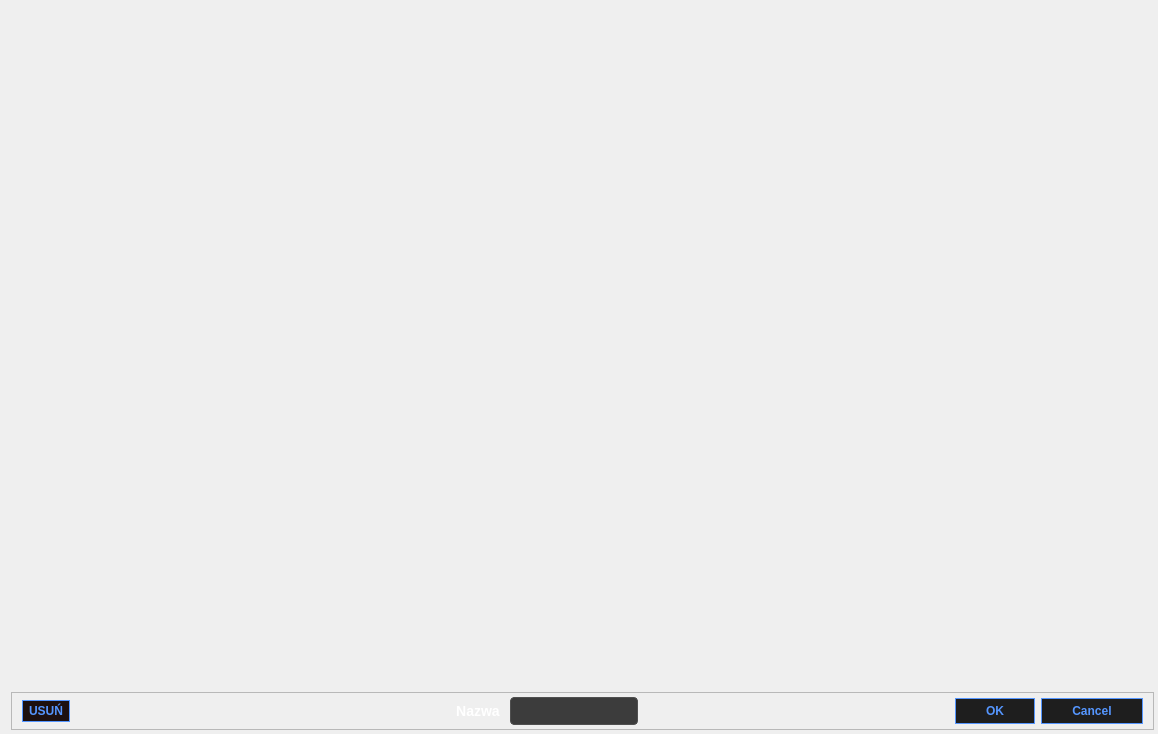
<?xml version="1.0" encoding="UTF-8"?>
<ui version="4.0">
 <class>ConfigDialog</class>
 <widget class="QDialog" name="ConfigDialog">
  <property name="geometry">
   <rect>
    <x>0</x>
    <y>0</y>
    <width>1158</width>
    <height>734</height>
   </rect>
  </property>
  <property name="minimumSize">
   <size>
    <width>0</width>
    <height>0</height>
   </size>
  </property>
  <property name="windowTitle">
   <string>Dialog</string>
  </property>
  <property name="autoFillBackground">
   <bool>true</bool>
  </property>
  <property name="styleSheet">
   <string notr="true">#configdialog{
	background: rgb(47, 47, 47);
	border-radius: 5px;
	border: 4px solid rgb(34, 98, 108)
}

QPushButton {
	background-color: rgb(30, 30, 30);
	border: 1px solid rgb(85, 150, 255);
	color: rgb(85, 150, 255);
	padding: 4px 10px;
	font: 75 10pt &quot;Segoe UI&quot;;
	font-weight: 500;
padding: 5px 25px;
}
QPushButton::hover {
	background-color: rgb(85, 150, 255);
	border: 1px solid rgb(30, 30, 30);
	font: 75 10pt &quot;Segoe UI&quot;;
	color: rgb(30, 30, 30);
	border-radius:5px;
	font-weight: 500;
}

QPushButton::disabled {
	color:rgb(30, 47, 103);
	background-color:rgb(85, 106, 132);
	border: 1px solid rgb(7, 23, 59);
	border-radius: 10px;
	font-size: 14px;
}
</string>
  </property>
  <property name="sizeGripEnabled">
   <bool>false</bool>
  </property>
  <property name="modal">
   <bool>false</bool>
  </property>
  <layout class="QVBoxLayout" name="verticalLayout" stretch="1,0">
   <property name="spacing">
    <number>0</number>
   </property>
   <property name="rightMargin">
    <number>4</number>
   </property>
   <property name="bottomMargin">
    <number>4</number>
   </property>
   <item>
    <widget class="QWidget" name="connectionContainer" native="true">
     <layout class="QVBoxLayout" name="connectionLayout">
      <property name="spacing">
       <number>0</number>
      </property>
      <property name="leftMargin">
       <number>0</number>
      </property>
      <property name="topMargin">
       <number>0</number>
      </property>
      <property name="rightMargin">
       <number>0</number>
      </property>
      <property name="bottomMargin">
       <number>0</number>
      </property>
     </layout>
    </widget>
   </item>
   <item alignment="Qt::AlignBottom">
    <widget class="QFrame" name="frame">
     <property name="styleSheet">
      <string notr="true">QLabel {
	color:white;
	font-size:12px;
}

QLabel::disabled{
	color: rgb(171, 171, 171);
	font-size:12px;
}
QCheckBox {
	color:white;
	font-weight:500;
}

QCheckBox::disabled {
	color:rgb(171, 171, 171);
}
QPushButton {
	background-color: rgb(30, 30, 30);
	border: 1px solid rgb(85, 150, 255);
	color: rgb(85, 150, 255);
	padding: 4px 10px;
	font: 75 10pt &quot;Segoe UI&quot;;
	font-weight: 500;
}
QPushButton::hover {
	background-color: rgb(85, 150, 255);
	border: 1px solid rgb(30, 30, 30);
	font: 75 10pt &quot;Segoe UI&quot;;
	color: rgb(30, 30, 30);
	border-radius:5px;
	font-weight: 500;
}

QPushButton::disabled {
	color:rgb(30, 47, 103);
	background-color:rgb(85, 106, 132);
	border: 1px solid rgb(7, 23, 59);
	border-radius: 10px;
	font-size: 14px;
}

QLineEdit::disabled {
	background-color: rgb(181, 181, 181);
}
QLineEdit::enabled {
	font-size: 11px;
	padding: 5px 10px;
	border: 1px solid rgb(80, 80, 80);
	border-radius: 4px;
	background-color:  rgb(60,60,60);
	color: rgb(200, 200, 200);
}

QLineEdit::hover {
	border: 1px solid rgb(120, 120, 120);
	border-radius: 4px;
	background-color:  rgb(80,80,80);
}

QLineEdit::focus {
	border: 1px solid rgb(100, 100, 100);
	border-radius: 4px;
	background-color:  rgb(70,70,70);
}
</string>
     </property>
     <property name="frameShape">
      <enum>QFrame::StyledPanel</enum>
     </property>
     <property name="frameShadow">
      <enum>QFrame::Raised</enum>
     </property>
     <property name="lineWidth">
      <number>1</number>
     </property>
     <property name="midLineWidth">
      <number>0</number>
     </property>
     <layout class="QHBoxLayout" name="horizontalLayout_2" stretch="1,8,6,6">
      <property name="spacing">
       <number>10</number>
      </property>
      <property name="leftMargin">
       <number>10</number>
      </property>
      <property name="topMargin">
       <number>4</number>
      </property>
      <property name="rightMargin">
       <number>10</number>
      </property>
      <property name="bottomMargin">
       <number>4</number>
      </property>
      <item alignment="Qt::AlignLeft">
       <widget class="QPushButton" name="deleteButton">
        <property name="styleSheet">
         <string notr="true">background-color: rgb(29, 16, 16);
padding:3px 6px;</string>
        </property>
        <property name="text">
         <string>USUŃ</string>
        </property>
       </widget>
      </item>
      <item alignment="Qt::AlignRight">
       <widget class="QLabel" name="label_2">
        <property name="styleSheet">
         <string notr="true">color:white;
font-size: 14px;
font-weight: 500;</string>
        </property>
        <property name="text">
         <string>Nazwa</string>
        </property>
        <property name="alignment">
         <set>Qt::AlignCenter</set>
        </property>
       </widget>
      </item>
      <item>
       <widget class="QWidget" name="widget_2" native="true">
        <layout class="QVBoxLayout" name="verticalLayout_3">
         <property name="spacing">
          <number>0</number>
         </property>
         <property name="leftMargin">
          <number>0</number>
         </property>
         <property name="topMargin">
          <number>0</number>
         </property>
         <property name="rightMargin">
          <number>0</number>
         </property>
         <property name="bottomMargin">
          <number>0</number>
         </property>
         <item alignment="Qt::AlignLeft">
          <widget class="QLineEdit" name="nameEdit">
           <property name="styleSheet">
            <string notr="true"/>
           </property>
          </widget>
         </item>
        </layout>
       </widget>
      </item>
      <item>
       <widget class="QDialogButtonBox" name="buttonBox">
        <property name="styleSheet">
         <string notr="true">padding: 5px 30px;</string>
        </property>
        <property name="orientation">
         <enum>Qt::Horizontal</enum>
        </property>
        <property name="standardButtons">
         <set>QDialogButtonBox::Cancel|QDialogButtonBox::Ok</set>
        </property>
       </widget>
      </item>
     </layout>
    </widget>
   </item>
  </layout>
 </widget>
 <resources/>
 <connections>
  <connection>
   <sender>buttonBox</sender>
   <signal>accepted()</signal>
   <receiver>ConfigDialog</receiver>
   <slot>accept()</slot>
   <hints>
    <hint type="sourcelabel">
     <x>248</x>
     <y>254</y>
    </hint>
    <hint type="destinationlabel">
     <x>157</x>
     <y>274</y>
    </hint>
   </hints>
  </connection>
  <connection>
   <sender>buttonBox</sender>
   <signal>rejected()</signal>
   <receiver>ConfigDialog</receiver>
   <slot>reject()</slot>
   <hints>
    <hint type="sourcelabel">
     <x>316</x>
     <y>260</y>
    </hint>
    <hint type="destinationlabel">
     <x>286</x>
     <y>274</y>
    </hint>
   </hints>
  </connection>
 </connections>
</ui>
